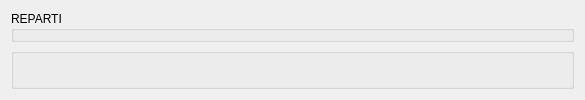
<?xml version="1.0" encoding="UTF-8"?>
<ui version="4.0">
 <class>areaLavoro</class>
 <widget class="QWidget" name="areaLavoro">
  <property name="geometry">
   <rect>
    <x>0</x>
    <y>0</y>
    <width>585</width>
    <height>100</height>
   </rect>
  </property>
  <property name="sizePolicy">
   <sizepolicy hsizetype="Preferred" vsizetype="Fixed">
    <horstretch>0</horstretch>
    <verstretch>0</verstretch>
   </sizepolicy>
  </property>
  <property name="minimumSize">
   <size>
    <width>0</width>
    <height>100</height>
   </size>
  </property>
  <property name="maximumSize">
   <size>
    <width>16777215</width>
    <height>100</height>
   </size>
  </property>
  <property name="windowTitle">
   <string>Form</string>
  </property>
  <layout class="QVBoxLayout" name="verticalLayout">
   <item>
    <widget class="QGroupBox" name="repartiBox">
     <property name="sizePolicy">
      <sizepolicy hsizetype="Preferred" vsizetype="Expanding">
       <horstretch>0</horstretch>
       <verstretch>1</verstretch>
      </sizepolicy>
     </property>
     <property name="title">
      <string>REPARTI</string>
     </property>
    </widget>
   </item>
   <item>
    <widget class="QGroupBox" name="articoliBox">
     <property name="sizePolicy">
      <sizepolicy hsizetype="Preferred" vsizetype="Expanding">
       <horstretch>0</horstretch>
       <verstretch>4</verstretch>
      </sizepolicy>
     </property>
     <property name="title">
      <string/>
     </property>
    </widget>
   </item>
  </layout>
 </widget>
 <resources/>
 <connections/>
</ui>
